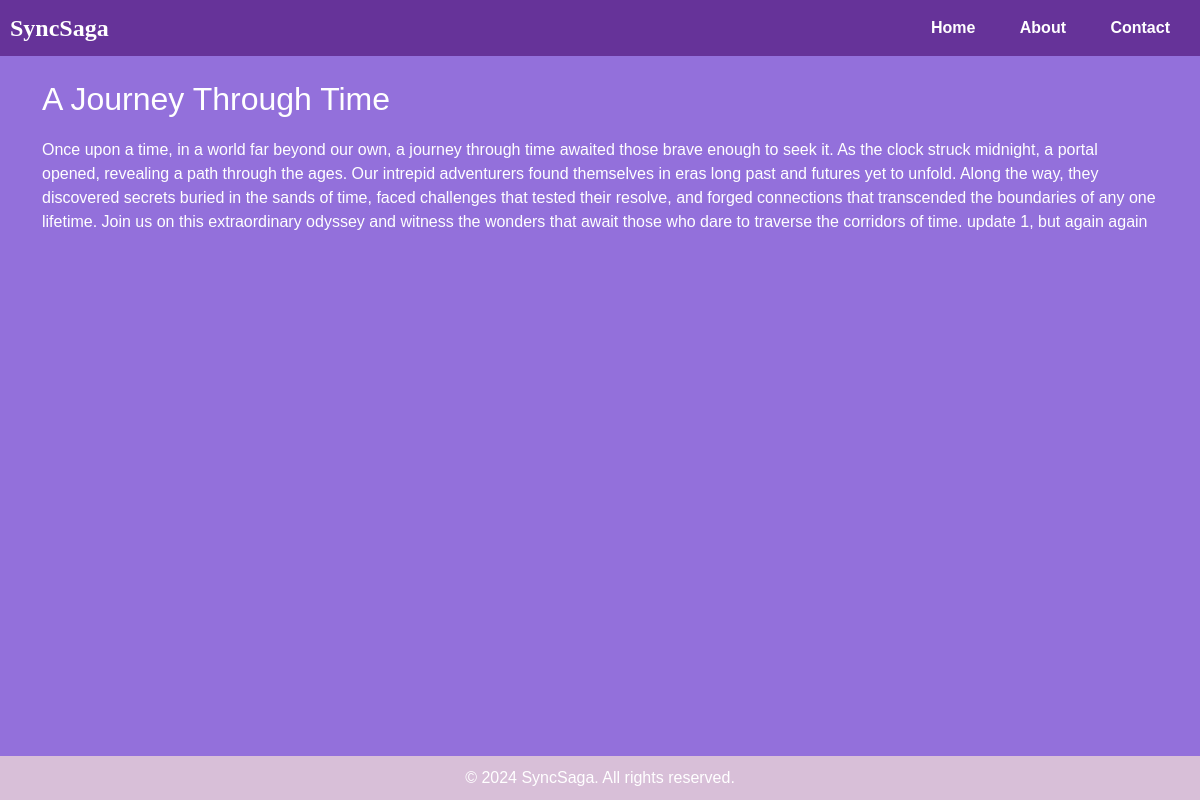
Screenshot of /view-story/5/ with the database file from the repository.
### stories/models.py (models this page shows, shortened)
class Story(models.Model):
    title = models.CharField(max_length=255)
    description = models.TextField(default = '')
    content = models.TextField()
    author = models.ForeignKey(User, on_delete=models.CASCADE)
    created_at = models.DateTimeField(auto_now_add=True)
    updated_at = models.DateTimeField(auto_now=True)

### stories/views.py (the view)
# urls.py: path('view-story/<int:story_id>/', view_story_detail, name='view_story_detail'),
def view_story_detail(request, story_id):
    story = get_object_or_404(Story, id=story_id)
    context = {
        'story': story,
    }
    return render(request, 'view-story-detail.html', context)

### stories/templates/view-story-detail.html (shortened to what this page needs)
{% extends 'base.html' %}
{% block start %}
    <div class="container mt-4">
        <h2 class="text-white">{{ story.title }}</h2>
        <p class="text-white">{{ story.content }}</p>
    </div>
{% endblock %}

### dashboard/templates/base.html (style rules this page uses)
body { font-family: 'Arial', sans-serif; background-color: #9370DB; margin: 0; padding: 0; }
body { margin: 0; padding: 0; font-family: 'Arial', sans-serif; background-color: #9370DB; color: #fff; }

### stories/templates/view-story-detail.html (style rules this page uses)
body { background-color: #9370DB; }
.container { color: #fff; margin-top: 50px; }
h2, p { margin-bottom: 20px; }

### rows the page displays
Story: title "A Journey Through Time", content "Once upon a time, in a world far beyond our own, a journey through time awaited those brave enough to seek it. As the clock struck midnight, a portal opened, revealing a path through the ages. Our intrepid adventurers found themselves in eras long past and futures yet to unfold. Along the way, they discovered secrets buried in the sands of time, faced challenges that tested their resolve, and forged connections that transcended the boundaries of any one lifetime. Join us on this extraordinary odyssey and witness the wonders that await those who dare to traverse the corridors of time. update 1, but again again"
